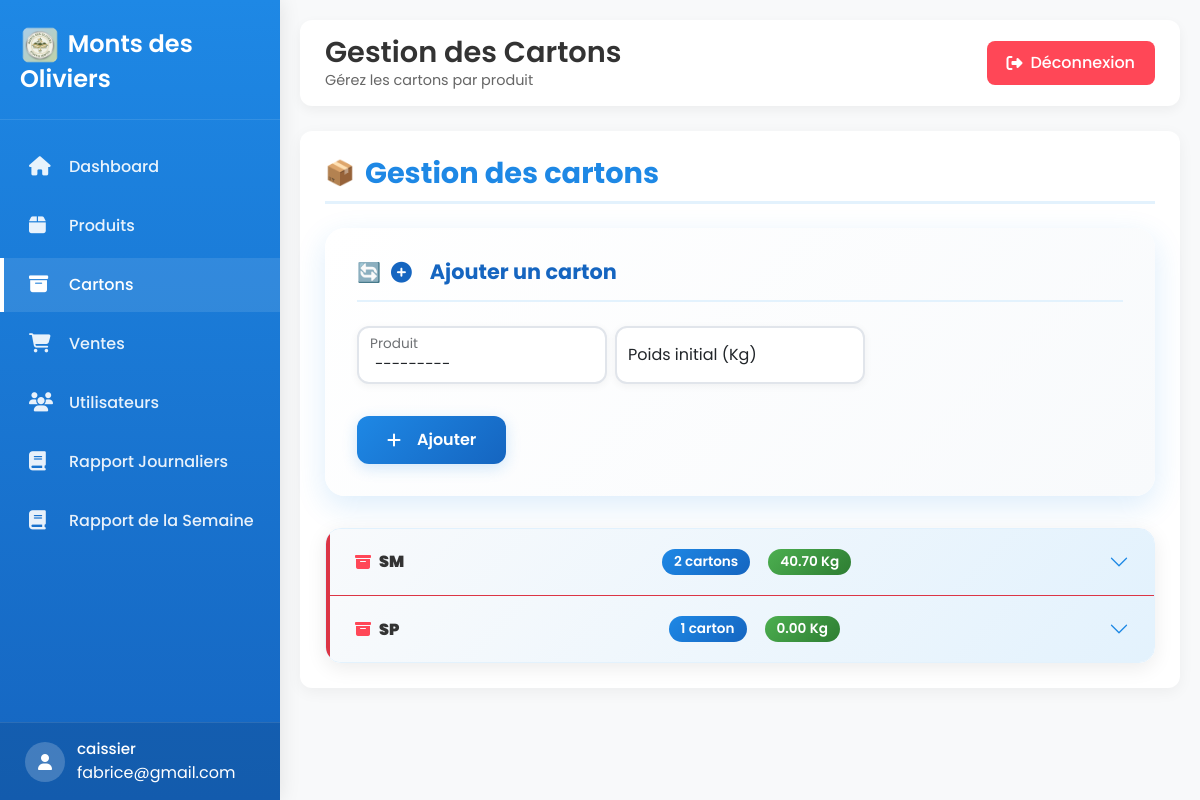
The page /cartons/ (signed in) on the database as committed earlier.
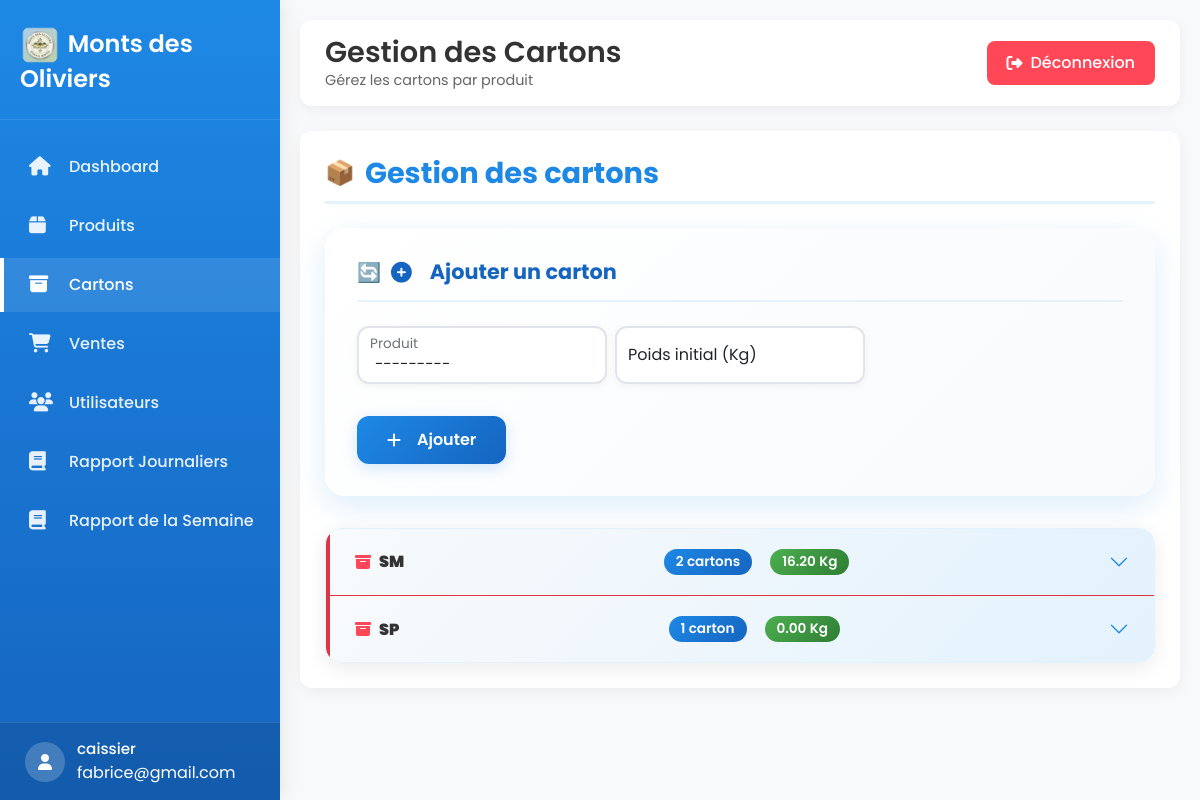
The same page on the database as committed later.
### stock_produit/models/produit.py (models this page shows)
class Produit(models.Model):
    CATEGORY_CHOICES = [
        ('volaille', 'Volailles'),
        ('poisson', 'Poissons'),
        ('frites', 'Frites'),
    ]
    name = models.CharField(max_length=100)
    price_per_kg = models.DecimalField(max_digits=10, decimal_places=2)
    carton_price = models.DecimalField(max_digits=10, decimal_places=2)
    category = models.CharField(max_length=20, choices=CATEGORY_CHOICES)
    stock_alert = models.PositiveIntegerField(default=5)
    created_at = models.DateTimeField(auto_now_add=True)
    def __str__(self):
        return self.name

### stock_produit/views.py (the view)
# urls.py: path("cartons/", views.cartons, name="cartons"),
@login_required
def cartons(request):
    form = CartonForm()
    if request.method == "POST":
        form = CartonForm(request.POST)
        if form.is_valid():
            form.save()
            return redirect("cartons")
    cartons = Carton.objects.select_related("produit")
    produits_groupes = {}
    for carton in cartons:
        produit = carton.produit
        if produit.id not in produits_groupes:
            produits_groupes[produit.id] = {
                "produit": produit,
                "cartons": [],
                "nombre_cartons": 0,
                "total_weight": 0,
                "stock_faible": False,
            }
        produits_groupes[produit.id]["cartons"].append(carton)
        produits_groupes[produit.id]["nombre_cartons"] += 1
        produits_groupes[produit.id]["total_weight"] += carton.remaining_weight or 0
    for item in produits_groupes.values():
        if item["nombre_cartons"] <= item["produit"].stock_alert:
            item["stock_faible"] = True
    context = {
        "produits_groupes": produits_groupes.values(),
        "form": form,
        "carton_edit": None,
    }
    return render(request, "Carton/cartons.html", context)

### stock_produit/forms.py
class CartonForm(forms.ModelForm):
    class Meta:
        model = Carton
        fields = ["produit", "initial_weight"]  # ✅ on enlève remaining_weight
        widgets = {
            "produit": forms.Select(attrs={
                "class": "form-select"
            }),
            "initial_weight": forms.NumberInput(attrs={
                "class": "form-control",
                "placeholder": "Poids initial (Kg)",
                "step": "0.01"
            }),
        }

### stock_produit/templates/Carton/cartons.html (shortened to what this page needs)
{% extends "Base/base.html" %}
{% block page_title %}Gestion des Cartons{% endblock %}
{% block page_subtitle %}Gérez les cartons par produit{% endblock %}
{% block content %}
<div class="cartons-page">
    <h3 class="mb-3">Gestion des cartons</h3>
    <div class="card mb-4">
        <div class="card-body">
            <h5>
                {% if carton_edit %}
                    <i class="fas fa-edit me-2"></i>Modifier le carton #{{ carton_edit.id }}
                {% else %}
                    <i class="fas fa-plus-circle me-2"></i>Ajouter un carton
                {% endif %}
            </h5>
            <form method="post"
                  action="{% if carton_edit %}{% url 'cartons_update' carton_edit.id %}{% else %}{% url 'cartons' %}{% endif %}">
                <div class="row g-2">
                    <div class="col-md-4">
                        <div class="form-floating">
                            {{ form.produit }}
                            <label for="{{ form.produit.id_for_label }}">Produit</label>
                        </div>
                    </div>
                    <div class="col-md-4">
                        <div class="form-floating">
                            {{ form.initial_weight }}
                            <label for="{{ form.initial_weight.id_for_label }}">Poids initial (Kg)</label>
                        </div>
                    </div>
                </div>
                <button class="btn btn-primary mt-3">
                    <i class="fas {% if carton_edit %}fa-save{% else %}fa-plus{% endif %} me-2"></i>
                    {% if carton_edit %}Mettre à jour{% else %}Ajouter{% endif %}
                </button>
            </form>
        </div>
    </div>
    <div class="accordion" id="accordionProduits">
        {% for item in produits_groupes %}
        <div class="accordion-item {% if item.stock_faible %}border-danger{% endif %}">
            <h2 class="accordion-header">
                <button class="accordion-button collapsed" data-bs-toggle="collapse"
                        data-bs-target="#prod{{ item.produit.id }}">
                    <span class="d-flex align-items-center gap-2">
                        <i class="fas fa-archive" style="color: #1e88e5;"></i>
                        <strong>{{ item.produit.name }}</strong>
                    </span>
                    <span class="ms-auto d-flex gap-2">
                        <span class="badge-count">{{ item.nombre_cartons }} carton{{ item.nombre_cartons|pluralize:"s" }}</span>
                        <span class="badge-weight">{{ item.total_weight|floatformat:2 }} Kg</span>
                    </span>
                </button>
            </h2>
        </div>
        {% endfor %}
    </div>
</div>
{% endblock %}

Rows that differ between the two databases and show on the page:
changed Produit "SM": total_weight "40.70" → "16.20"
